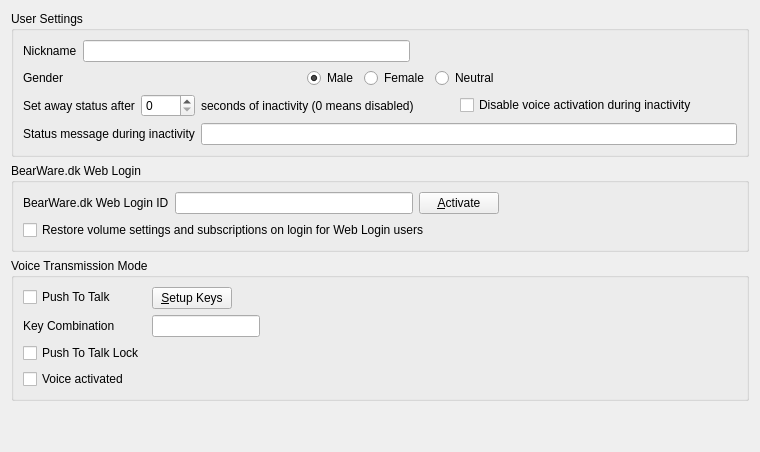
     <widget class="QWidget" name="generalTab">
      <attribute name="title">
       <string>General</string>
      </attribute>
      <layout class="QVBoxLayout" name="verticalLayout_2">
       <item>
        <widget class="QGroupBox" name="groupBox">
         <property name="title">
          <string>User Settings</string>
         </property>
         <layout class="QVBoxLayout" name="verticalLayout_3">
          <item>
           <layout class="QHBoxLayout" name="horizontalLayout">
            <item>
             <widget class="QLabel" name="label">
              <property name="text">
               <string>Nickname</string>
              </property>
              <property name="buddy">
               <cstring>nicknameEdit</cstring>
              </property>
             </widget>
            </item>
            <item>
             <widget class="QLineEdit" name="nicknameEdit"/>
            </item>
            <item>
             <spacer name="horizontalSpacer">
              <property name="orientation">
               <enum>Qt::Horizontal</enum>
              </property>
              <property name="sizeHint" stdset="0">
               <size>
                <width>40</width>
                <height>20</height>
               </size>
              </property>
             </spacer>
            </item>
           </layout>
          </item>
          <item>
           <layout class="QHBoxLayout" name="horizontalLayout_7" stretch="0,0,0,0,0,0">
            <property name="leftMargin">
             <number>0</number>
            </property>
            <item>
             <widget class="QLabel" name="label_7">
              <property name="text">
               <string>Gender</string>
              </property>
              <property name="buddy">
               <cstring>maleRadioButton</cstring>
              </property>
             </widget>
            </item>
            <item>
             <spacer name="horizontalSpacer_12">
              <property name="orientation">
               <enum>Qt::Horizontal</enum>
              </property>
              <property name="sizeHint" stdset="0">
               <size>
                <width>40</width>
                <height>20</height>
               </size>
              </property>
             </spacer>
            </item>
            <item>
             <widget class="QRadioButton" name="maleRadioButton">
              <property name="sizePolicy">
               <sizepolicy hsizetype="Minimum" vsizetype="Fixed">
                <horstretch>0</horstretch>
                <verstretch>0</verstretch>
               </sizepolicy>
              </property>
              <property name="layoutDirection">
               <enum>Qt::LeftToRight</enum>
              </property>
              <property name="text">
               <string>Male</string>
              </property>
              <property name="checked">
               <bool>true</bool>
              </property>
             </widget>
            </item>
            <item>
             <widget class="QRadioButton" name="femaleRadioButton">
              <property name="text">
               <string>Female</string>
              </property>
             </widget>
            </item>
            <item>
             <widget class="QRadioButton" name="neutralRadioButton">
              <property name="text">
               <string>Neutral</string>
              </property>
             </widget>
            </item>
            <item>
             <spacer name="horizontalSpacer_13">
              <property name="orientation">
               <enum>Qt::Horizontal</enum>
              </property>
              <property name="sizeHint" stdset="0">
               <size>
                <width>40</width>
                <height>20</height>
               </size>
              </property>
             </spacer>
            </item>
           </layout>
          </item>
          <item>
           <layout class="QHBoxLayout" name="horizontalLayout_2">
            <item>
             <widget class="QLabel" name="label_2">
              <property name="text">
               <string>Set away status after</string>
              </property>
              <property name="buddy">
               <cstring>awaySpinBox</cstring>
              </property>
             </widget>
            </item>
            <item>
             <widget class="QSpinBox" name="awaySpinBox">
              <property name="maximum">
               <number>3600</number>
              </property>
             </widget>
            </item>
            <item>
             <widget class="QLabel" name="label_3">
              <property name="text">
               <string>seconds of inactivity (0 means disabled)</string>
              </property>
             </widget>
            </item>
            <item>
             <spacer name="horizontalSpacer_27">
              <property name="orientation">
               <enum>Qt::Horizontal</enum>
              </property>
              <property name="sizeHint" stdset="0">
               <size>
                <width>40</width>
                <height>20</height>
               </size>
              </property>
             </spacer>
            </item>
            <item>
             <widget class="QCheckBox" name="disableVoiceActCheckBox">
              <property name="text">
               <string>Disable voice activation during inactivity</string>
              </property>
             </widget>
            </item>
            <item>
             <spacer name="horizontalSpacer_2">
              <property name="orientation">
               <enum>Qt::Horizontal</enum>
              </property>
              <property name="sizeHint" stdset="0">
               <size>
                <width>40</width>
                <height>20</height>
               </size>
              </property>
             </spacer>
            </item>
           </layout>
          </item>
          <item>
           <layout class="QHBoxLayout" name="horizontalLayout_28">
            <item>
             <widget class="QLabel" name="label_away_statusmsg">
              <property name="text">
               <string>Status message during inactivity</string>
              </property>
              <property name="buddy">
               <cstring>awayMsgEdit</cstring>
              </property>
             </widget>
            </item>
            <item>
             <widget class="QLineEdit" name="awayMsgEdit"/>
            </item>
           </layout>
          </item>
         </layout>
        </widget>
       </item>
       <item>
        <widget class="QGroupBox" name="groupBox_10">
         <property name="title">
          <string>BearWare.dk Web Login</string>
         </property>
         <layout class="QVBoxLayout" name="verticalLayout_12">
          <item>
           <layout class="QHBoxLayout" name="horizontalLayout_24">
            <item>
             <widget class="QLabel" name="label_35">
              <property name="text">
               <string>BearWare.dk Web Login ID</string>
              </property>
              <property name="buddy">
               <cstring>bearwareidEdit</cstring>
              </property>
             </widget>
            </item>
            <item>
             <widget class="QLineEdit" name="bearwareidEdit">
              <property name="readOnly">
               <bool>true</bool>
              </property>
             </widget>
            </item>
            <item>
             <widget class="QPushButton" name="setupBearWareLoginButton">
              <property name="text">
               <string>&amp;Activate</string>
              </property>
             </widget>
            </item>
            <item>
             <spacer name="horizontalSpacer_24">
              <property name="orientation">
               <enum>Qt::Horizontal</enum>
              </property>
              <property name="sizeHint" stdset="0">
               <size>
                <width>40</width>
                <height>20</height>
               </size>
              </property>
             </spacer>
            </item>
           </layout>
          </item>
          <item>
           <widget class="QCheckBox" name="syncWebUserCheckBox">
            <property name="text">
             <string>Restore volume settings and subscriptions on login for Web Login users</string>
            </property>
           </widget>
          </item>
         </layout>
        </widget>
       </item>
       <item>
        <widget class="QGroupBox" name="groupBox_2">
         <property name="title">
          <string>Voice Transmission Mode</string>
         </property>
         <layout class="QFormLayout" name="formLayout">
          <property name="fieldGrowthPolicy">
           <enum>QFormLayout::FieldsStayAtSizeHint</enum>
          </property>
          <property name="labelAlignment">
           <set>Qt::AlignLeading|Qt::AlignLeft|Qt::AlignVCenter</set>
          </property>
          <item row="0" column="0">
           <widget class="QCheckBox" name="pttChkBox">
            <property name="text">
             <string>Push To Talk</string>
            </property>
           </widget>
          </item>
          <item row="0" column="1">
           <widget class="QPushButton" name="setupkeysButton">
            <property name="text">
             <string>&amp;Setup Keys</string>
            </property>
           </widget>
          </item>
          <item row="1" column="0">
           <widget class="QLabel" name="label_4">
            <property name="text">
             <string>Key Combination</string>
            </property>
            <property name="buddy">
             <cstring>keycompEdit</cstring>
            </property>
           </widget>
          </item>
          <item row="1" column="1">
           <widget class="QLineEdit" name="keycompEdit">
            <property name="readOnly">
             <bool>true</bool>
            </property>
           </widget>
          </item>
          <item row="2" column="0">
           <widget class="QCheckBox" name="pttlockChkBox">
            <property name="toolTip">
             <string>Press to transmit.  Press to stop transmit</string>
            </property>
            <property name="text">
             <string>Push To Talk Lock</string>
            </property>
           </widget>
          </item>
          <item row="3" column="0">
           <widget class="QCheckBox" name="voiceactChkBox">
            <property name="text">
             <string>Voice activated</string>
            </property>
           </widget>
          </item>
         </layout>
        </widget>
       </item>
       <item>
        <spacer name="verticalSpacer">
         <property name="orientation">
          <enum>Qt::Vertical</enum>
         </property>
         <property name="sizeHint" stdset="0">
          <size>
           <width>20</width>
           <height>40</height>
          </size>
         </property>
        </spacer>
       </item>
      </layout>
     </widget>
